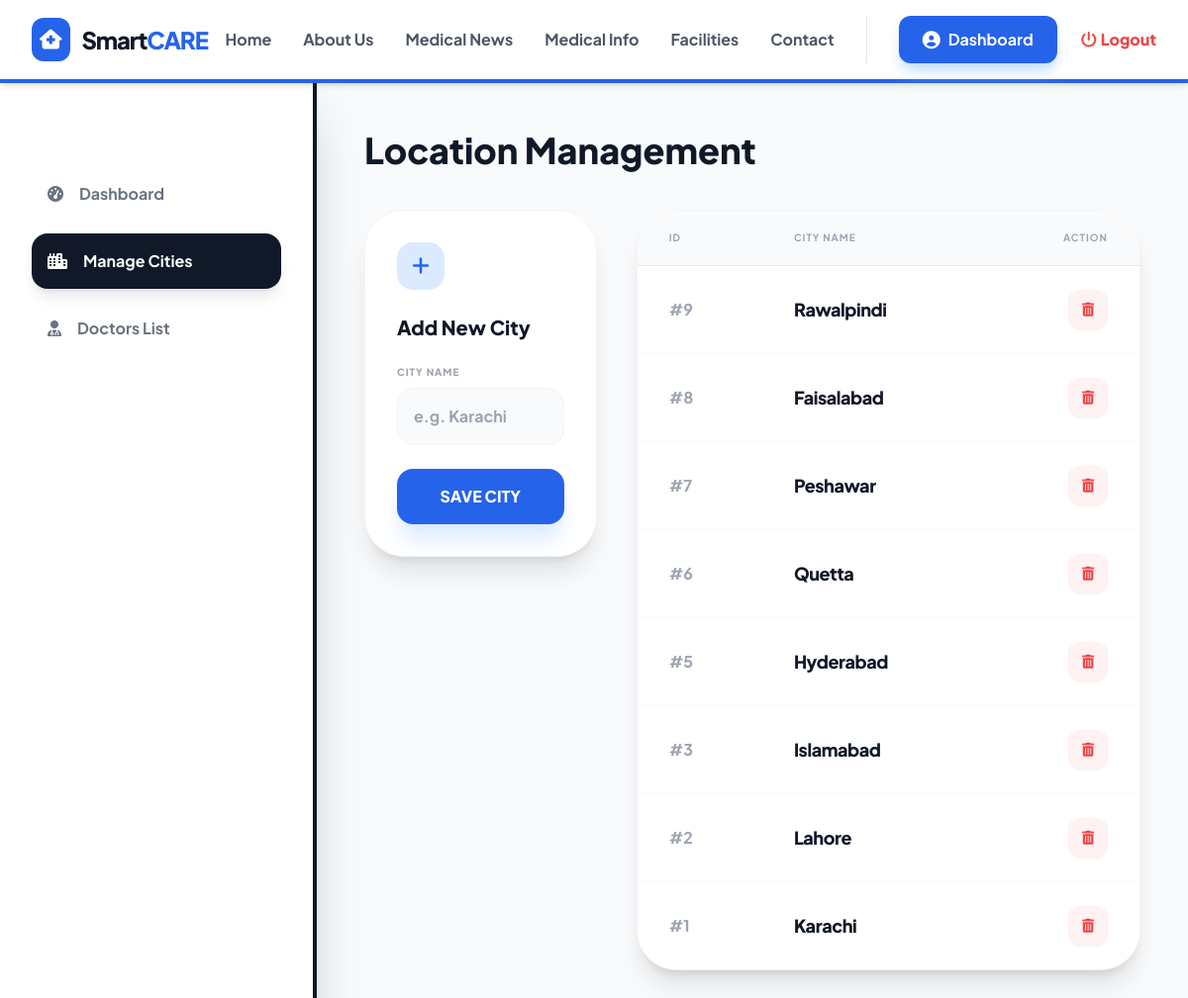
The page /manage_cities.php (signed in) on the database its author committed.
### tables this page shows
CREATE TABLE `cities` (
  `city_id` int(11) NOT NULL,
  `city_name` varchar(100) NOT NULL
);

### manage_cities.php (the view, shortened to what this page needs)
<?php
include('config/db.php');
include('includes/header.php');
?>
<div class="flex min-h-screen bg-[#F8FAFC]">
    <div class="w-80 bg-white border-r-4 border-gray-900 shadow-2xl hidden lg:block">
        <div class="p-8 sticky top-24">
            <nav class="space-y-3 mt-10">
                <a href="admin_dashboard.php" class="flex items-center p-4 text-gray-500 hover:bg-gray-50 rounded-2xl font-bold transition">
                    <i class="fa-solid fa-gauge-high mr-4"></i> Dashboard
                </a>
                <a href="manage_cities.php" class="flex items-center p-4 bg-gray-900 text-white rounded-2xl font-bold shadow-lg">
                    <i class="fa-solid fa-city mr-4"></i> Manage Cities
                </a>
                <a href="manage_doctors.php" class="flex items-center p-4 text-gray-500 hover:bg-blue-50 hover:text-blue-600 rounded-2xl font-bold transition">
                    <i class="fa-solid fa-user-md mr-4"></i> Doctors List
                </a>
            </nav>
        </div>
    </div>
    <div class="flex-1 p-8 lg:p-12">
        <div class="max-w-5xl mx-auto">
            <h1 class="text-4xl font-black text-gray-900 mb-10">Location Management</h1>
            <div class="grid grid-cols-1 lg:grid-cols-3 gap-10">
                <div class="lg:col-span-1">
                    <div class="bg-white p-8 rounded-[2.5rem] shadow-xl border border-gray-100 sticky top-12">
                        <div class="w-12 h-12 bg-blue-100 text-blue-600 rounded-2xl flex items-center justify-center mb-6">
                            <i class="fa-solid fa-plus text-xl"></i>
                        </div>
                        <h3 class="text-xl font-black text-gray-900 mb-6">Add New City</h3>
                        <form action="" method="POST" class="space-y-6">
                            <div>
                                <label class="block text-[10px] font-black text-gray-400 uppercase tracking-widest mb-2">City Name</label>
                                <input type="text" name="city_name" placeholder="e.g. Karachi" required
                                       class="w-full p-4 bg-gray-50 border border-gray-100 rounded-2xl focus:ring-4 focus:ring-blue-500/10 outline-none font-bold text-gray-700">
                            </div>
                            <button type="submit" name="add_city" class="w-full bg-blue-600 text-white py-4 rounded-2xl font-black hover:bg-gray-900 transition shadow-xl shadow-blue-100">
                                SAVE CITY
                            </button>
                        </form>
                    </div>
                </div>
                <div class="lg:col-span-2">
                    <div class="bg-white rounded-[2.5rem] shadow-xl border border-gray-100 overflow-hidden">
                        <table class="w-full text-left">
                            <thead class="bg-gray-50 text-gray-400 text-[10px] font-black uppercase tracking-widest border-b">
                                <tr>
                                    <th class="px-8 py-5">ID</th>
                                    <th class="px-8 py-5">City Name</th>
                                    <th class="px-8 py-5 text-right">Action</th>
                                </tr>
                            </thead>
                            <tbody class="divide-y divide-gray-50">
                                <?php
                                $res = mysqli_query($conn, "SELECT * FROM cities ORDER BY city_id DESC");
                                if(mysqli_num_rows($res) > 0) {
                                    while($row = mysqli_fetch_assoc($res)) {
                                ?>
                                <tr class="hover:bg-gray-50/50 transition">
                                    <td class="px-8 py-6 text-gray-400 font-bold">#<?php echo $row['city_id']; ?></td>
                                    <td class="px-8 py-6 text-gray-900 font-black tracking-tight text-lg"><?php echo $row['city_name']; ?></td>
                                    <td class="px-8 py-6 text-right">
                                        <a href="?delete_id=<?php echo $row['city_id']; ?>"
                                           onclick="return confirm('Are you sure? This may affect registered doctors.')"
                                           class="inline-flex items-center justify-center w-10 h-10 bg-red-50 text-red-500 rounded-xl hover:bg-red-500 hover:text-white transition shadow-sm">
                                            <i class="fa-solid fa-trash-can text-sm"></i>
                                        </a>
                                    </td>
                                </tr>
                                <?php
                                    }
                                } else {
                                    echo "<tr><td colspan='3' class='p-10 text-center text-gray-400 italic font-bold'>No cities added yet.</td></tr>";
                                }
                                ?>
                            </tbody>
                        </table>
                    </div>
                </div>
            </div>
        </div>
    </div>
</div>
<?php include('includes/footer.php'); ?>

### includes/header.php (style rules this page uses)
body { font-family: 'Plus Jakarta Sans', sans-serif; }

### rows shown on the page
cities: city_id "9", city_name "Rawalpindi"
cities: city_id "8", city_name "Faisalabad"
cities: city_id "7", city_name "Peshawar"
cities: city_id "6", city_name "Quetta"
cities: city_id "5", city_name "Hyderabad"
cities: city_id "3", city_name "Islamabad"
cities: city_id "2", city_name "Lahore"
cities: city_id "1", city_name "Karachi"
